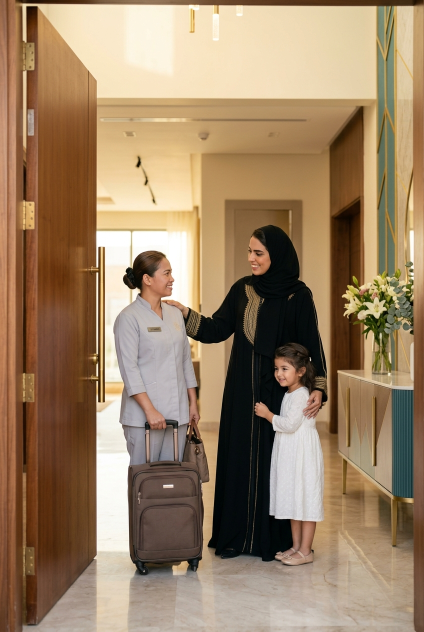
#> input picture shatara-website/design/assets/hero-1.jpg, 848 x 1264 px (shown at 1/2 size); its folder holds 2 pictures in this run
$ python optimize-images.py
#> lines starting #> are read from the running program, lines starting #| are printed output that depends on the picture
"""Builds the optimized web images in public/assets from the approved design files.

Usage:  python3 tools/optimize-images.py <path-to-svg-country-flags/svg>
Needs Pillow. Run it again whenever a source image in design/assets changes.
"""
import os
import re
import shutil
import sys

from PIL import Image

ROOT = os.path.dirname(os.path.dirname(os.path.abspath(__file__)))
SRC = os.path.join(ROOT, "design", "assets")
OUT = os.path.join(ROOT, "public", "assets")
IMG = os.path.join(OUT, "img")
os.makedirs(IMG, exist_ok=True)


def save_webp(im, name, width=None, height=None, quality=80):
    if width and im.width > width:
        im = im.resize((width, round(im.height * width / im.width)), Image.LANCZOS)
    if height and im.height > height:
        im = im.resize((round(im.width * height / im.height), height), Image.LANCZOS)
    path = os.path.join(IMG, name)
    im.save(path, "WEBP", quality=quality, method=6)
    print(f"{name:28} {im.width}x{im.height}  {os.path.getsize(path) // 1024} KB")


# Hero photos: displayed up to 460px wide inside the arch, so 848w covers 2x screens.
for n in ("hero-1", "hero-2"):
    im = Image.open(os.path.join(SRC, n + ".jpg")).convert("RGB")
#> im is the input picture: PIL image 848x1264 RGB; mean R, G, B 155.5, 130.2, 101.9
    save_webp(im, n + ".webp", width=848)
#| hero-1.webp                  848x1264  54 KB
    save_webp(im, n + "-480.webp", width=480)
#> call 2 of save_webp, with name = 'hero-1-480.webp', width = 480, quality = 80
#> in save_webp (call 2), `im = im.resize((width, round(im.height * width / im.width)), Image.LAN..`:
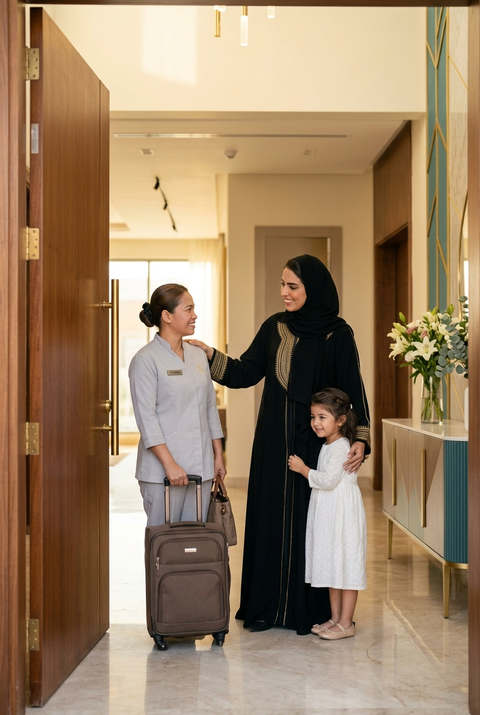
#> im: PIL image 480x715 RGB; mean R, G, B 155.5, 130.2, 102
#| hero-1-480.webp              480x715  25 KB
#> pass 2 of the loop `for n in ("hero-1", "hero-2"):`:
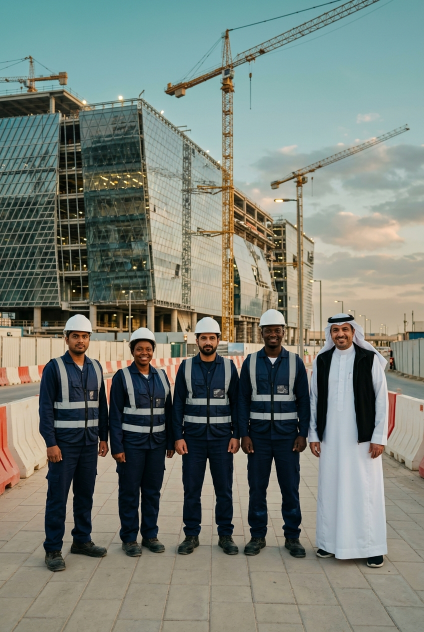
#> input picture shatara-website/design/assets/hero-2.jpg, 848 x 1264 px (shown at 1/2 size)
#> im is the input picture: PIL image 848x1264 RGB; mean R, G, B 120.1, 127.7, 118.9
#| hero-2.webp                  848x1264  104 KB
#> in save_webp (call 4), `im = im.resize((width, round(im.height * width / im.width)), Image.LAN..`:
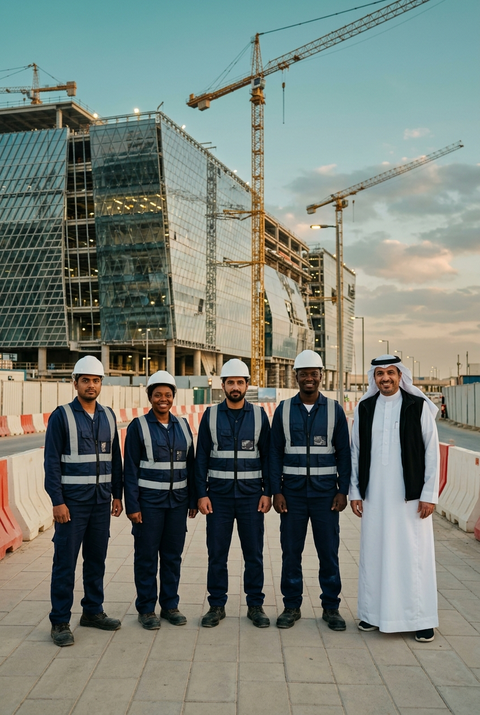
#> im: PIL image 480x715 RGB; mean R, G, B 120.1, 127.7, 118.9
#| hero-2-480.webp              480x715  48 KB
save_webp(Image.open(os.path.join(SRC, "images", "hero-3.webp")).convert("RGB"), "hero-3-480.webp", width=480)
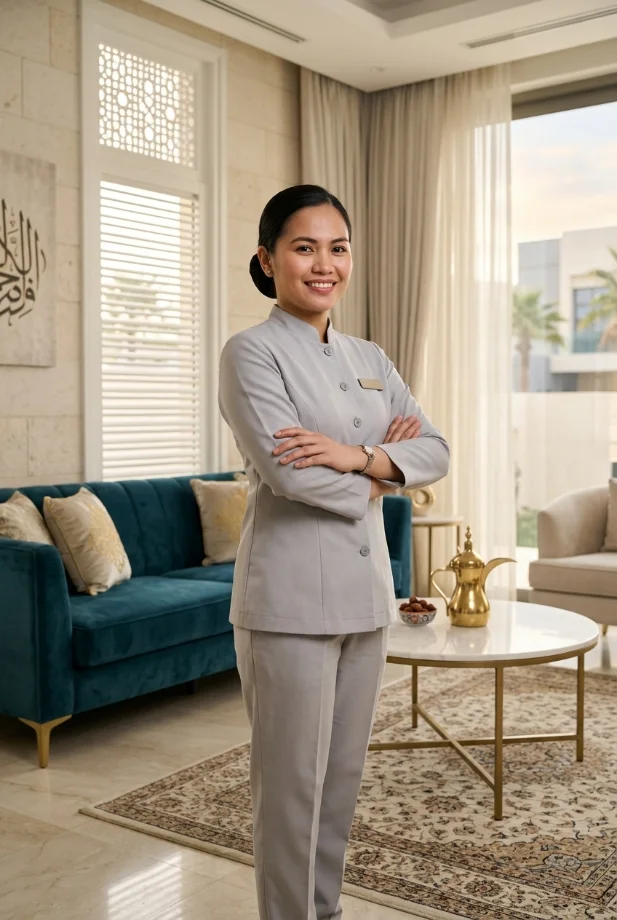
#> input picture shatara-website/design/assets/images/hero-3.webp, 617 x 920 px
#| hero-3-480.webp              480x716  34 KB

# hero-3, the about photo and the nine profession photos are already small WebP files: copy them as-is.
for n in ["hero-3", "about-team"] + [f"job-{i}" for i in range(1, 10)]:
    shutil.copyfile(os.path.join(SRC, "images", n + ".webp"), os.path.join(IMG, n + ".webp"))

# Logos keep their original transparent margin so they render at exactly the design's size.
for color in ("gold", "white"):
#> (the run stopped early here; a loop or call above may not have finished)
